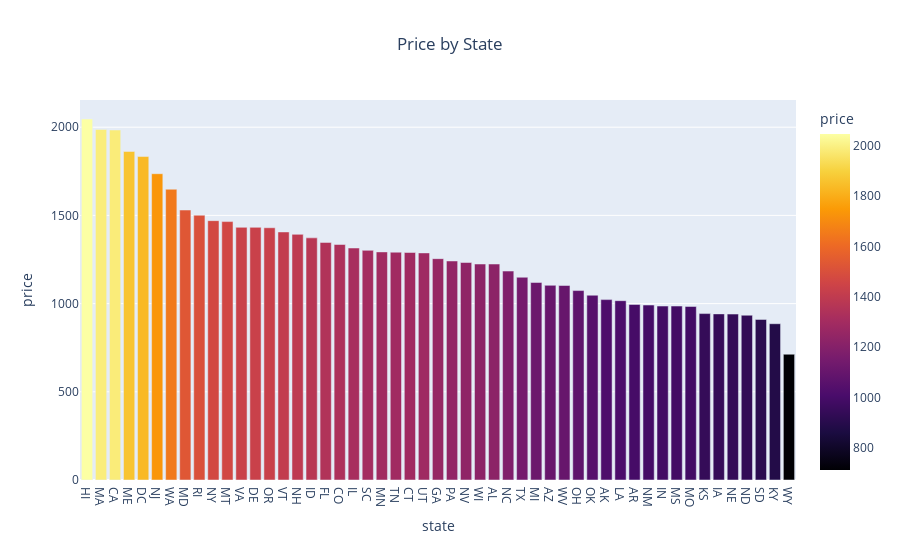

Notebook source saved alongside this figure:
### Markdown cell above
Visualisasi bar chart dimana sumbu X merupakan state dan sumbu Y merupakan rata-rata harga apartemen

### Code cell
fig = px.bar(apt_price, x="state", y="price",
             title="Price by State",
             color="price",
             color_continuous_scale="inferno")
fig.update_layout(title_x = 0.5)
fig.update_layout(barmode="group")
fig.show()

### Figure 1 — Plotly figure (JSON) as saved in the notebook; plotly's stock layout.template omitted (floating-point values rounded to 4 significant figures)
{"data": [{"alignmentgroup": "True", "hovertemplate": "state=%{x}<br>price=%{marker.color}<extra></extra>", "legendgroup": "", "marker": {"color": [2046.0, 1987.0, 1984.0, 1862.0, 1834.0, 1736.0, 1648.0, 1530.0, 1501, 1470.0, 1465, 1432.0, 1432.0, 1430, 1406.0, 1393.0, 1373.0, 1347.0, 1335.0, 1315.0, 1302.0, 1293.0, 1291.0, 1290.0, 1287.0, 1255.0, 1242.0, 1233.0, 1224.0, 1224.0, 1184.0, 1149.0, 1120.0, 1104.0, 1103.0, 1074.0, 1047.0, 1023.0, 1017.0, 995.2, 991.8, 986.1, 986.1, 984.0, 943.4, 941.7, 940.7, 934.1, 910.4, 885.9, 713], "coloraxis": "coloraxis", "pattern": {"shape": ""}}, "name": "", "offsetgroup": "", "orientation": "v", "showlegend": false, "textposition": "auto", "type": "bar", "x": ["HI", "MA", "CA", "ME", "DC", "NJ", "WA", "MD", "RI", "NY", "MT", "VA", "DE", "OR", "VT", "NH", "ID", "FL", "CO", "IL", "SC", "MN", "TN", "CT", "UT", "GA", "PA", "NV", "WI", "AL", "NC", "TX", "MI", "AZ", "WV", "OH", "OK", "AK", "LA", "AR", "NM", "IN", "MS", "MO", "KS", "IA", "NE", "ND", "SD", "KY", "WY"], "xaxis": "x", "y": [2046.0, 1987.0, 1984.0, 1862.0, 1834.0, 1736.0, 1648.0, 1530.0, 1501, 1470.0, 1465, 1432.0, 1432.0, 1430, 1406.0, 1393.0, 1373.0, 1347.0, 1335.0, 1315.0, 1302.0, 1293.0, 1291.0, 1290.0, 1287.0, 1255.0, 1242.0, 1233.0, 1224.0, 1224.0, 1184.0, 1149.0, 1120.0, 1104.0, 1103.0, 1074.0, 1047.0, 1023.0, 1017.0, 995.2, 991.8, 986.1, 986.1, 984.0, 943.4, 941.7, 940.7, 934.1, 910.4, 885.9, 713], "yaxis": "y"}], "layout": {"barmode": "group", "coloraxis": {"colorbar": {"title": {"text": "price"}}, "colorscale": [[0, "#000004"], [0.1111, "#1b0c41"], [0.2222, "#4a0c6b"], [0.3333, "#781c6d"], [0.4444, "#a52c60"], [0.5556, "#cf4446"], [0.6667, "#ed6925"], [0.7778, "#fb9b06"], [0.8889, "#f7d13d"], [1, "#fcffa4"]]}, "legend": {"tracegroupgap": 0}, "title": {"text": "Price by State", "x": 0.5}, "xaxis": {"anchor": "y", "domain": [0, 1], "title": {"text": "state"}}, "yaxis": {"anchor": "x", "domain": [0, 1], "title": {"text": "price"}}}}
